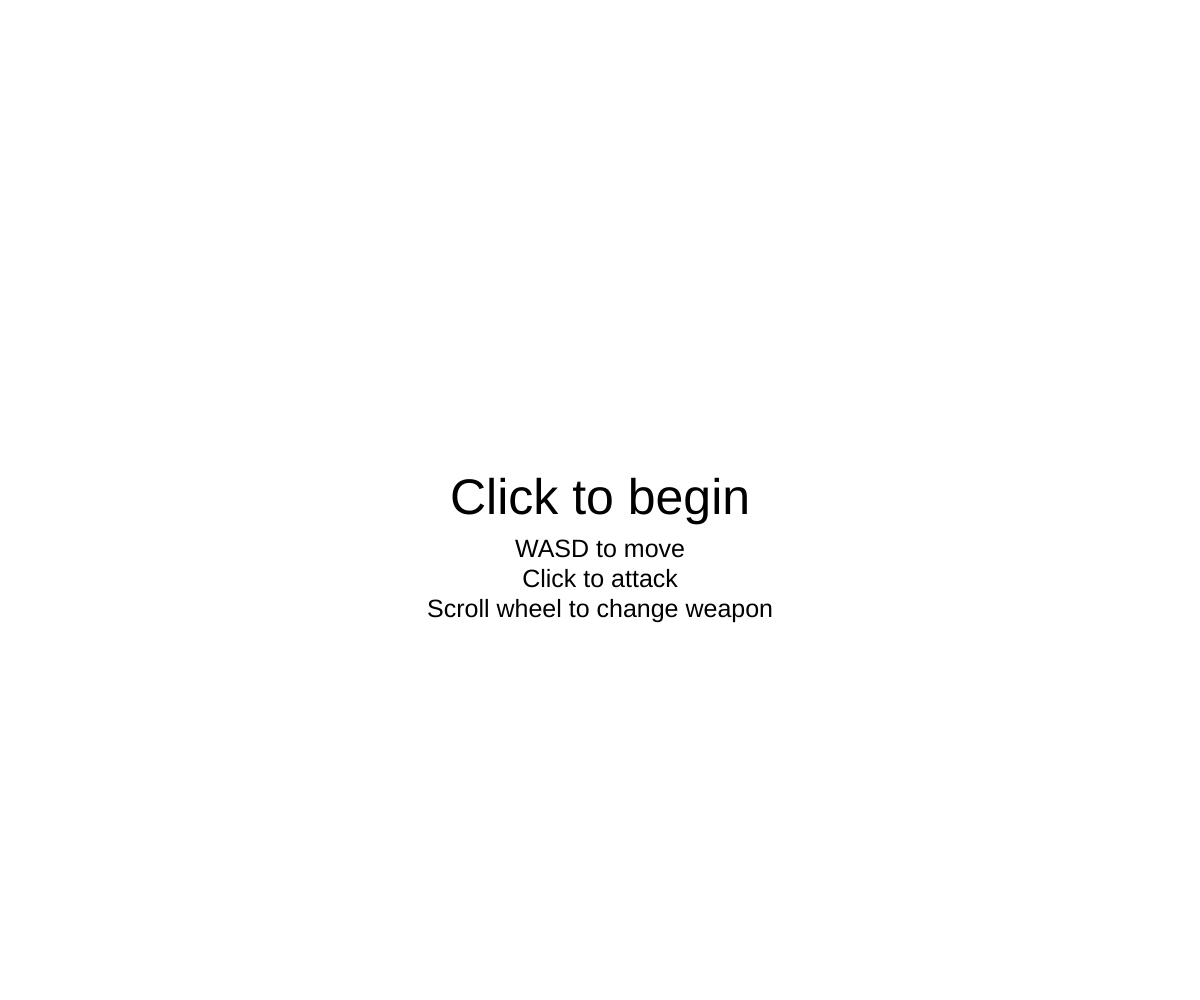
Frame 1 (no input)
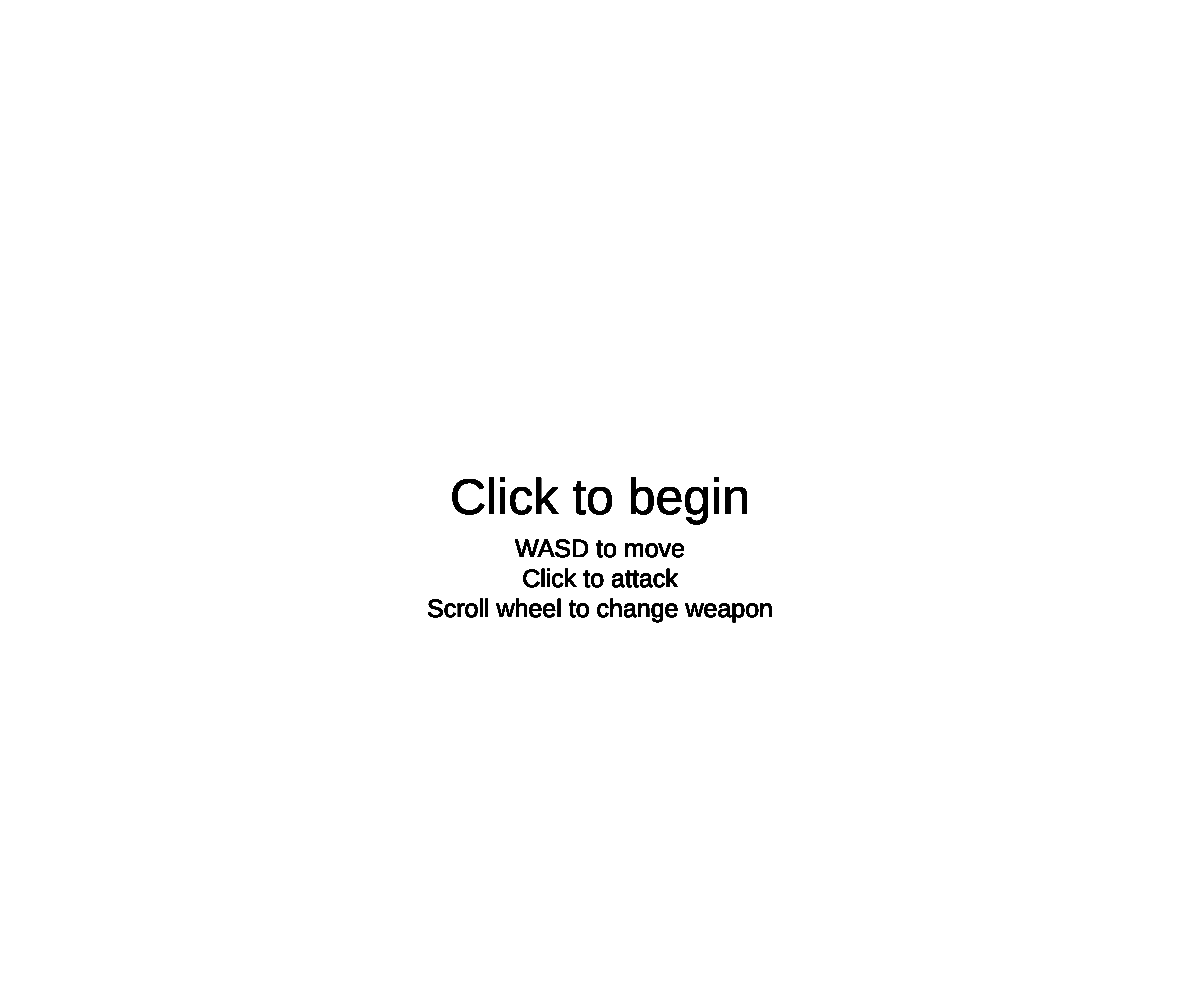
Frame 60 (no input)
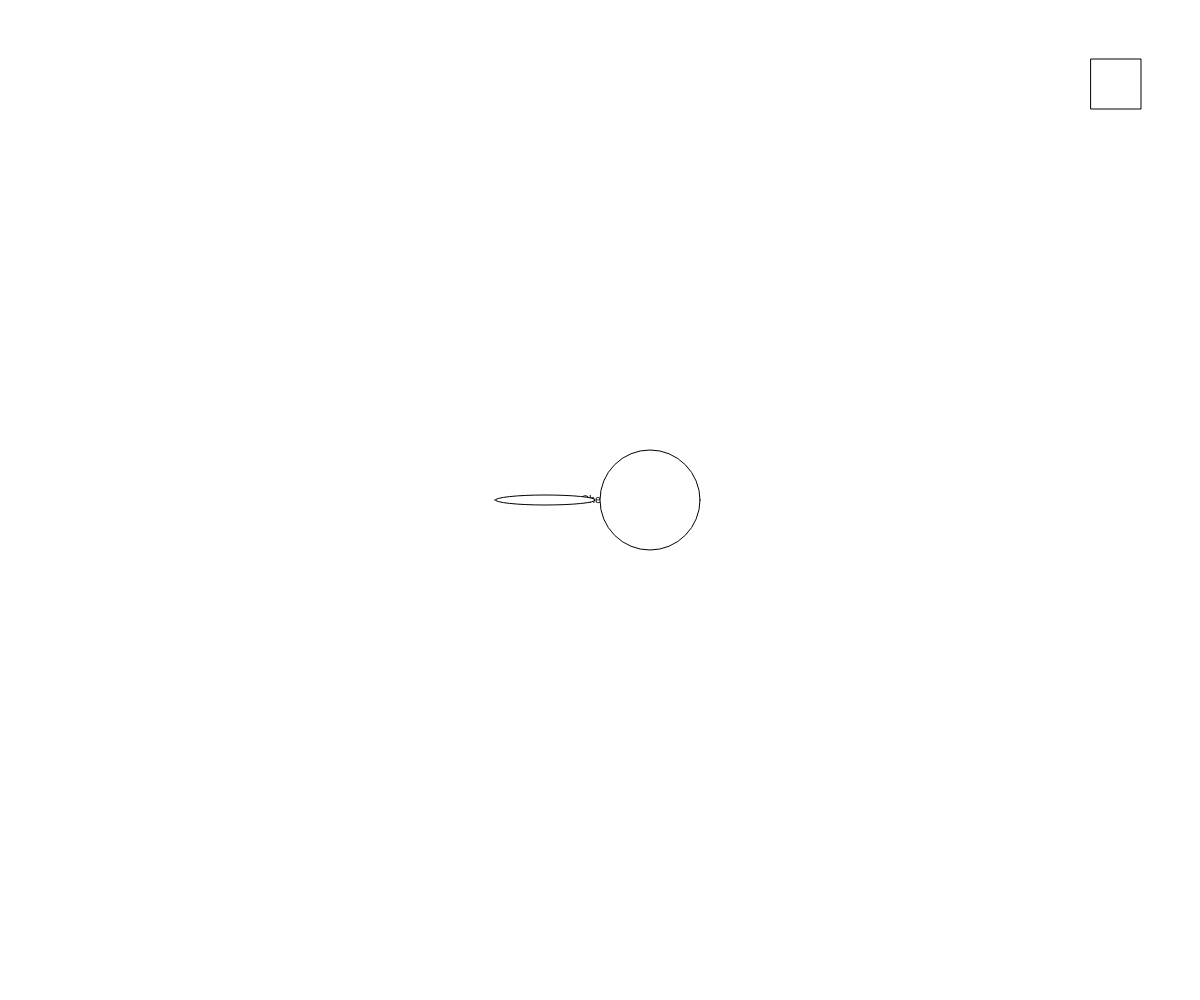
Frame 120 (the mouse pressed at the canvas centre since frame 60)

The p5.js sketch that drew these frames (run headless with seeded random() and noise() and a simulated clock; from frame 60 on, the mouse is pressed at the canvas centre):

// p5.js sketch
// ── sketch.js
// Interactive Scene
// Your Name
// Date
//
// Extra for Experts:
// - describe what you did to take this project "above and beyond"


function setup() {
  createCanvas(windowWidth, windowHeight);
  angleMode(DEGREES);
}
let state = "title"
let arrowX;
let arrowY;
let leftAngle;
let charX = 50;
let charY = 50;
let charD = 100;
let enemyState = "";
let enemyX;
let enemyY;
let enemyS = 50;
let enemyLR;
let enemyUD;
let killCount = -1;
let attackWidth = 50;
let attackHeight = 25;
let attackDistance = 1.25;
let speed = 5;
let enemySpeed = 1;
let weaponState = 0;
let direction = "";
let attacking = false;
let lastAttack = 0;
let attackSpeed = 1;
const ATTACK_DUR = 1000;
const WEAPON_1_WAIT = 1000;
const WEAPON_2_WAIT = 2000;
const WEAPON_3_WAIT = 3000;




function moveChar() {
  if (keyIsDown(87)&&charY-charD/2>0) { //w
    charY -= speed;   
  }
  if (keyIsDown(83)&&charY+charD/2<height) { //s
    charY += speed;   
  }
  if (keyIsDown(65)&&charX>0) { //a
    charX -= speed;   
  }
  if (keyIsDown(68)&&charX+charD<width) { //d
    charX += speed;   
  }
}

function spawnEnemy(){
  enemyState = "alive";
  enemyLR = round(random(1,2));
  if (enemyLR === 1){
    enemyX = 0;
  }
  else {
    enemyX = width-enemyS;
  }
  enemyUD = round(random(1,2));
  if (enemyUD === 1){
    enemyY = 0;
  } 
  else{
    enemyY = height-enemyS;
  }
  killCount++;
}

function enemyMovement(){
  if ((enemyX+enemyS/2)-(charX+charD/2) > 0){
    enemyX-=enemySpeed;
  }
  else if ((enemyX+enemyS/2)-(charX+charD/2)<0){
    enemyX +=enemySpeed;
  }
  if ((enemyY+enemyS/2)-charY > 0){
    enemyY-=enemySpeed;
  }
  else if ((enemyY+enemyS/2)-charY < 0){
    enemyY+=enemySpeed;
  }
}

function hitDetec() {
  if (dist(charX+charD/2,charY,enemyX+enemyS/2,enemyY+enemyS/2)<charD/2+enemyS/2){
    state = "title";
  }
}

function changeWeapon(){
  if (weaponState !== 2 && direction === "up"){
    weaponState++;
    direction = "";
  }
  else if(weaponState !== 0 && direction === "down"){
    weaponState--;
    direction = "";
  }
  else if(direction === "up"){
    weaponState = 0;
    direction = "";
  }
  else if(direction === "down"){
    weaponState = 2;
    direction = "";
  }
  if (keyIsDown(49)){
    weaponState = 0;
  }
  else if (keyIsDown(50)){
    weaponState = 1;
  }
  else if (keyIsDown(51)){
    weaponState = 2;
  }
  if (weaponState === 0){
    attackWidth = 100;
    attackHeight = 10;
    attackDistance = 1.05;
  }
  else if (weaponState === 1){
    attackWidth = 75;
    attackHeight = 75;
    attackDistance = 1.5;
  }
  else if (weaponState === 2){
    attackWidth = 50;
    attackHeight = 200;
    attackDistance = 2;
  }
}

function attack(){
  if (weaponState === 0 && mouseIsPressed && millis() > lastAttack + WEAPON_1_WAIT){
    attackSpeed = 10;
    attacking = true;
    lastAttack = millis();
  }
  else if (weaponState === 1 &&mouseIsPressed && millis() > lastAttack + WEAPON_2_WAIT){
    attackSpeed = 8;
    attacking = true;
    lastAttack = millis();
  }
  else if (weaponState === 2 && mouseIsPressed && millis() > lastAttack + WEAPON_3_WAIT){
    attackSpeed = 5;
    attacking = true;
    lastAttack = millis();
  }
  else if (millis() > lastAttack + ATTACK_DUR/attackSpeed){
    attacking = false;
  }
}

function mouseWheel(event){
  if (event.delta<0){
    direction = "up";
  }
  else if(event.delta>0){
    direction = "down";
  }

}

function enemyDisp(){
  fill(255);
  if (state === "game"&&enemyState!="dead"&&enemyState!="alive"){
    enemyState = "dead";
  }
  if (enemyState === "dead"){
    spawnEnemy();
  }
  else{
    enemyMovement();
    square(enemyX,enemyY,enemyS); 
  }
}

function charDisp(){
  moveChar();
  arrowX = charX+charD/2;
  arrowY = charY;
  leftAngle = atan2(mouseY - arrowY, mouseX - arrowX);
  translate(arrowX, arrowY);
  fill(255);
  circle(0, 0, charD);
  rotate(leftAngle);
  if (attacking){
    fill(0);
    ellipse(charD*attackDistance, 0, attackWidth, attackHeight);
    if ((arrowX < charD*attackDistance + attackWidth)&&(enemyY<arrowY*attackDistance+height)){
      enemyState = "dead"
    }
    fill(255);
  }
  else{
    fill(255);
    ellipse(charD*attackDistance, 0, attackWidth, attackHeight);
  }
}
function titleState(){
  fill(0);
  textAlign(CENTER,CENTER)
  textSize(50);
  text("Click to begin",width/2,height/2);
  textSize(25);
  text("WASD to move",width/2,height/2+50)
  text("Click to attack",width/2,height/2+80)
  text("Scroll wheel to change weapon",width/2,height/2+110);
}
function reset(){
  charX = width/2
  charY = height/2
  enemyState = "dead";
}

function gameState(){
  state = "game";
  strokeWeight(1)
  background(255);
  attack();
  changeWeapon();
  textSize(11);
  fill(0);
  text("Cheese",width/2,height/2);
  enemyDisp();
  charDisp();
  hitDetec();
}

function draw() {
  if (state === "title"&& !mouseIsPressed){
    titleState();
    reset();
  }
  else{
    gameState();
  }
}
